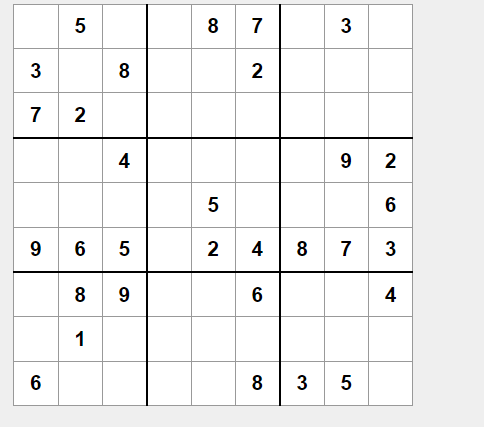
#> input picture Notebooks/Capture.PNG, 484 x 427 px
$ jupyter execute Border.ipynb
#> lines starting #> are read from the running program, lines starting #| are printed output that depends on the picture; after the words box and inside, x2 and y2 are one past the last pixel; in counts of white or black regions, pixels touching at a corner belong together
[cell 1]
from tensorflow.keras.preprocessing.image import load_img
from tensorflow.keras.preprocessing.image import img_to_array
import numpy as np
import cv2 as cv
import matplotlib.pyplot as plt

[cell 2]
img = cv.imread("Capture.PNG")
#> img is the input picture: shape (427, 484, 3); mean B, G, R 241.6, 241.6, 241.6

[cell 3]
plt.imshow(img)

[cell 4]
img_gray = cv.cvtColor(img, cv.COLOR_BGR2GRAY)

[cell 5]
plt.imshow(img_gray)

[cell 6]
edged = cv.Canny(img_gray, 170, 490)
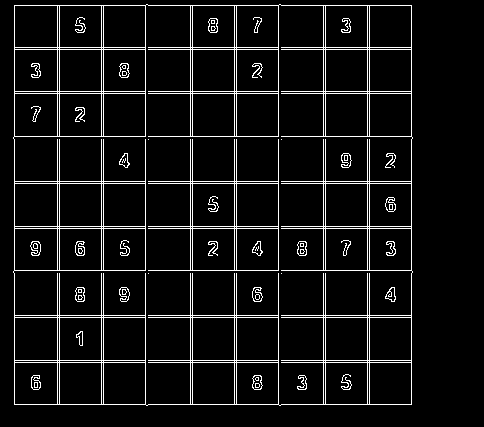
#> edged: shape (427, 484); 6.9% white in thin lines or dots, all inside (x1, y1, x2, y2) = (13, 4, 413, 406)

[cell 7]
plt.imshow(edged)

[cell 8]
contours, _ = cv.findContours(edged, cv.RETR_EXTERNAL,
                               cv.CHAIN_APPROX_SIMPLE)
#> contours = 1 contour; box (x1, y1, x2, y2) and area: (13, 4, 413, 406) 158419

[cell 9]
img_out = img.copy()
w, h = img.shape[1], img.shape[0]
#> w = 484; h = 427
for cntr in contours:
    imgx, imgy, imgw, imgh = cv.boundingRect(cntr)
    if imgw < w/5 or imgw < h/5 or imgw/imgh < 0.25 or imgw/imgh > 1.5:
        continue
  # Approximate the contour with 4 points
    peri = cv.arcLength(cntr, True)
    frm = cv.approxPolyDP(cntr, 0.1*peri, True)
    if len(frm) != 4:
        continue

  # Converted image should fit into the original size
    board_size = max(imgw, imgh)
    if imgx + board_size >= w or imgy + board_size >= h:
        continue
  # Points should not be too close to each other
  # (use euclidian distance)
    if cv.norm(frm[0][0] - frm[1][0], cv.NORM_L2) < 0.1*peri or \
        cv.norm(frm[2][0] - frm[1][0], cv.NORM_L2) < 0.1*peri or \
        cv.norm(frm[3][0] - frm[1][0], cv.NORM_L2) < 0.1*peri or \
        cv.norm(frm[3][0] - frm[2][0], cv.NORM_L2) < 0.1*peri:
        continue

    cv.line(img_out, frm[0][0], frm[1][0], (0, 200, 0), thickness=3)
    cv.line(img_out, frm[1][0], frm[2][0], (0, 200, 0), thickness=3)
    cv.line(img_out, frm[2][0], frm[3][0], (0, 200, 0), thickness=3)
    cv.line(img_out, frm[0][0], frm[3][0], (0, 200, 0), thickness=3)
#> this loop made 1 pass
#> (imgx, imgy, imgw, imgh, peri, frm, board_size) on pass 1: (13, 4, 400, 402, 1598.6, [[14, 5], [14, 404], [411, 404], [411, 5]], 402)
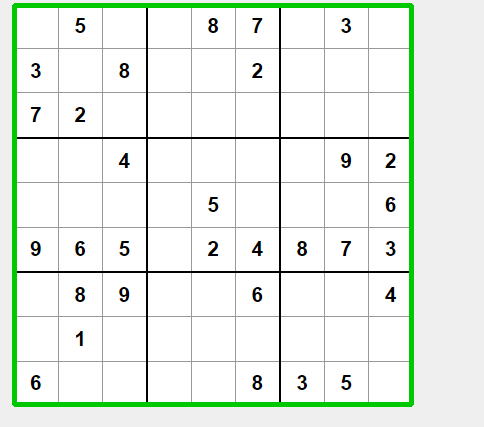
#> img_out: shape (427, 484, 3); 3.85% of pixels changed, all inside (x1, y1, x2, y2) = (12, 3, 414, 407)

[cell 10]
plt.imshow(img_out)

[cell 11]
imagenprueba = img_out[frm[0][0][1]:frm[1][0][1],frm[1][0][0]:frm[2][0][1]]
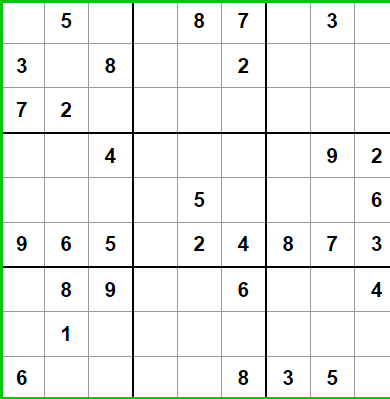
#> imagenprueba: shape (399, 390, 3); mean B, G, R 238, 242, 238

[cell 12]
imagenprueba = cv.cvtColor(imagenprueba, cv.COLOR_BGR2GRAY)
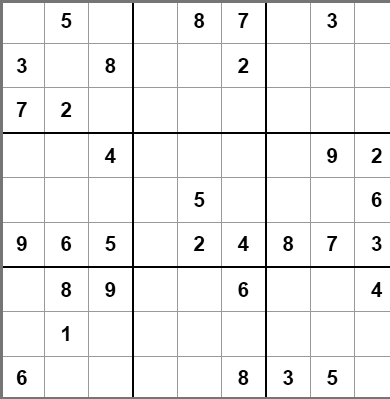
#> imagenprueba: shape (399, 390); min 0, max 255, mean 240.4

[cell 13]
plt.imshow(imagenprueba)

[cell 14]
imagenprueba.shape
#> Out = (399, 390)

[cell 15]
images = []
cell_w, cell_h = imagenprueba.shape[1]//9,imagenprueba.shape[0]//9
#> cell_w = 43; cell_h = 44
for x in range(9):
    for y in range(9):
        x1, y1 = x*cell_w, y*cell_h
        x2, y2 = (x + 1)*cell_w, (y + 1)*cell_h
        cx, cy = (x1 + x2)//2, (y1 + y2)//2
        w2, h2 = cell_w, cell_h
        crop = imagenprueba[y1+10:y2-5, x1+10:x2-5]
        images.append(np.concatenate((np.expand_dims(crop, axis = 2),np.expand_dims(crop, axis = 2),np.expand_dims(crop, axis = 2)),axis = 2))
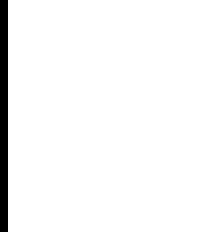
#> crop: shape (29, 28) (shown 8 times larger); values 153 (black) and 255 (white), 96.4% white; black in thin lines or dots, all inside (x1, y1, x2, y2) = (0, 0, 1, 29)
#> after the loop, images = 81 items

[cell 16]
fig, axs = plt.subplots(5, 5, figsize=(12,8))
for row in range(5):
    for col in range(5):
        img_idx = np.random.randint(80)
        axs[row, col].imshow(images[img_idx])
        axs[row, col].axis('off')
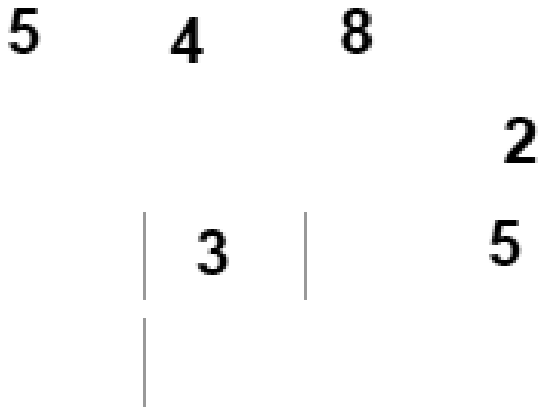
#> figure drawn by matplotlib, 25 panels

[cell 17]
plt.imshow(images[16])
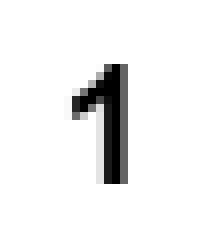
#> shown: shape (29, 28, 3) (shown 8 times larger); min 0, max 255, mean 239.3

[cell 18]
import shutil

for i in range(1000):
    shutil.copy2('Data/1/1.png', 'Data/1/pic' + str(i) + '.png')

$ run again, with models/Data/SudokuTest.PNG copied over Notebooks/Capture.PNG
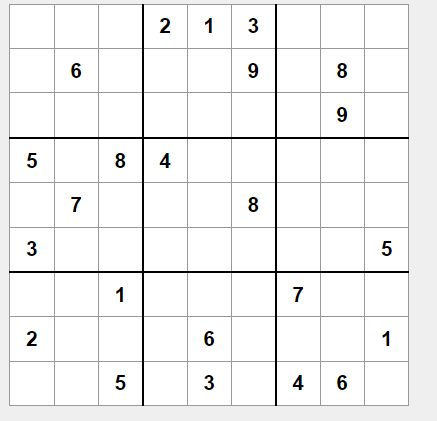
#> input picture models/Data/SudokuTest.PNG, 437 x 421 px
#> img is the input picture: shape (421, 437, 3); mean B, G, R 242.8, 242.8, 242.8
#> `edged = cv.Canny(img_gray, 170, 490)`:
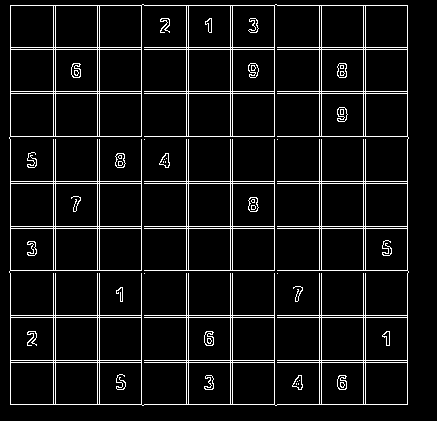
#> edged: shape (421, 437); 7.5% white in thin lines or dots, all inside (x1, y1, x2, y2) = (9, 4, 409, 406)
#> contours = 1 contour; box (x1, y1, x2, y2) and area: (9, 4, 409, 406) 158419
#> the loop `for cntr in contours:` made 1 pass
#> (imgx, imgy, imgw, imgh, peri, frm, board_size) on pass 1: (9, 4, 400, 402, 1598.6, [[10, 5], [10, 404], [407, 404], [407, 5]], 402)
#> `imagenprueba = cv.cvtColor(imagenprueba, cv.COLOR_BGR2GRAY)`:
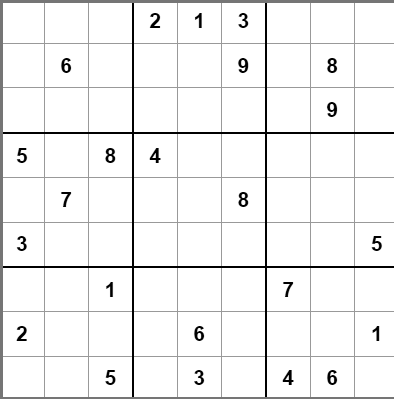
#> imagenprueba: shape (399, 394); min 0, max 255, mean 241.5
#> after the loop `for x in range(9):`: images = 81 items

$ run again, with models/Data/VeryHard1.PNG copied over Notebooks/Capture.PNG
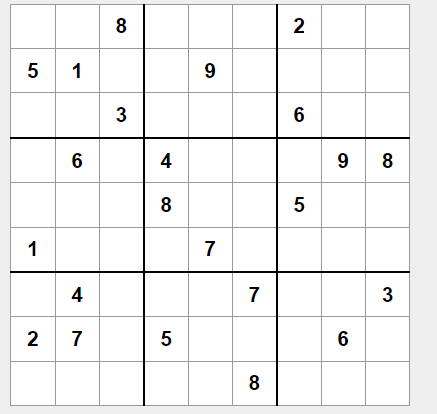
#> input picture models/Data/VeryHard1.PNG, 437 x 414 px
#> img is the input picture: shape (414, 437, 3); mean B, G, R 242.8, 242.8, 242.8
#> `edged = cv.Canny(img_gray, 170, 490)`:
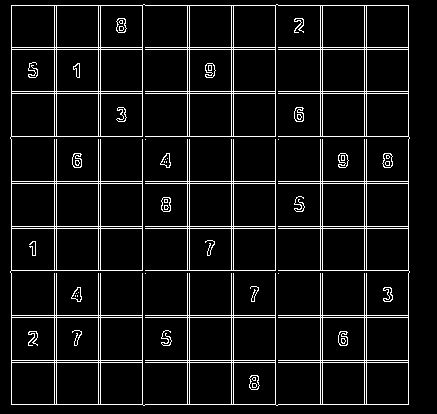
#> edged: shape (414, 437); 7.6% white in thin lines or dots, all inside (x1, y1, x2, y2) = (10, 4, 410, 406)
#> contours = 1 contour; box (x1, y1, x2, y2) and area: (10, 4, 410, 406) 158419
#> the loop `for cntr in contours:` made 1 pass
#> (imgx, imgy, imgw, imgh, peri, frm, board_size) on pass 1: (10, 4, 400, 402, 1598.6, [[11, 5], [11, 404], [408, 404], [408, 5]], 402)
#> after the loop `for x in range(9):`: images = 81 items
#> `[cell 17] plt.imshow(images[16])`:
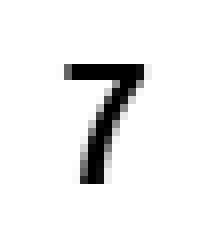
#> shown: shape (29, 28, 3) (shown 8 times larger); min 0, max 255, mean 237.8
